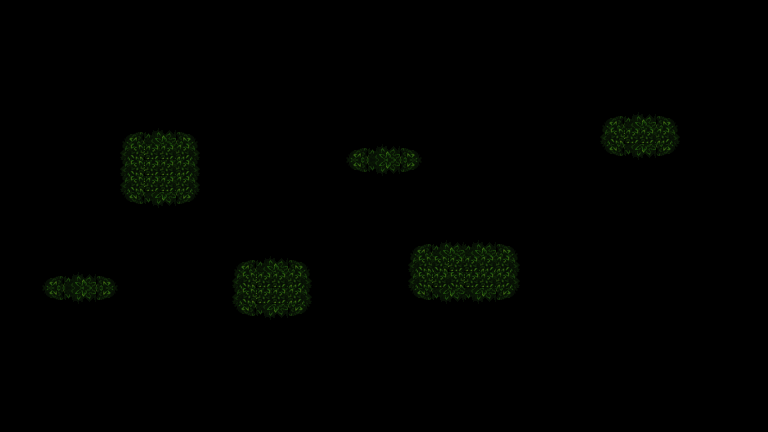

This is a level from a 2D game, rendered from its Tiled map with the project's own tilesets. A one-line summary and the map file follow, with tile-layer data summarised:
An orthogonal 48x27 tile map with 16x16 px tiles, 1 tile layer (forest), 1 hidden layer not drawn, 2 tilesets.

<map version="1.0" orientation="orthogonal" width="48" height="27" tilewidth="16" tileheight="16">
 <tileset firstgid="1" name="tileset_7" tilewidth="16" tileheight="16">
  <image source="tileset_7.png" trans="ffffff" width="256" height="96" />
 </tileset>
 <tileset firstgid="97" name="forest_tileset" tilewidth="16" tileheight="16">
  <image source="forest_tileset.png" trans="ffffff" width="224" height="128" />
 </tileset>
 <layer name="ground" width="48" height="27" visible="0">
  <data>[1296 cells, 1296 non-empty, 45 distinct tile ids]</data>
 </layer>
 <layer name="forest" width="48" height="27">
  <data>[1296 cells, 128 non-empty, 18 distinct tile ids]</data>
 </layer>
</map>
